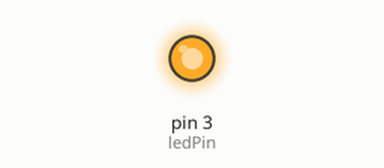
The sketch below on a simulated Arduino Uno, built with avr-gcc and run on an emulated ATmega328P. Shown: output pins drawn as LEDs (lit = HIGH).

Above: at 0.11 s.
At 19.1 s:
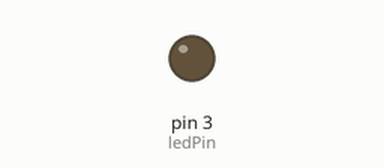
Timing chart, 0 to 25.2 s (numbered marks = the images above):
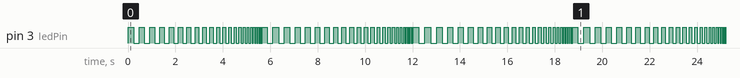

The sketch:

LED_blink.ino
```cpp
/*
  CONNECT DESCRIPTION
  anode to some pin (digital or analog)
  katode to GND
  for +5V logic you need to add resistor!
*/

int ledPin = 3; // LED name and relevant pin
byte frequency = 1000; //freguency of blinking

void setup() {
  pinMode(ledPin, OUTPUT); // set led connected with pin and GND
}

void loop() {
  digitalWrite(ledPin, HIGH); // turn on LED
  delay(frequency); // glowing pause
  digitalWrite(ledPin, LOW); // turn off LED
  delay(frequency); // not-glowing pause
  frequency -= 10;
}
```

Measured:
- by itself, pin 3 (ledPin): moves between LOW and HIGH, repeating every 19.4 s
- by itself, everything shown: repeats every 19.6 s, in 130 steps
